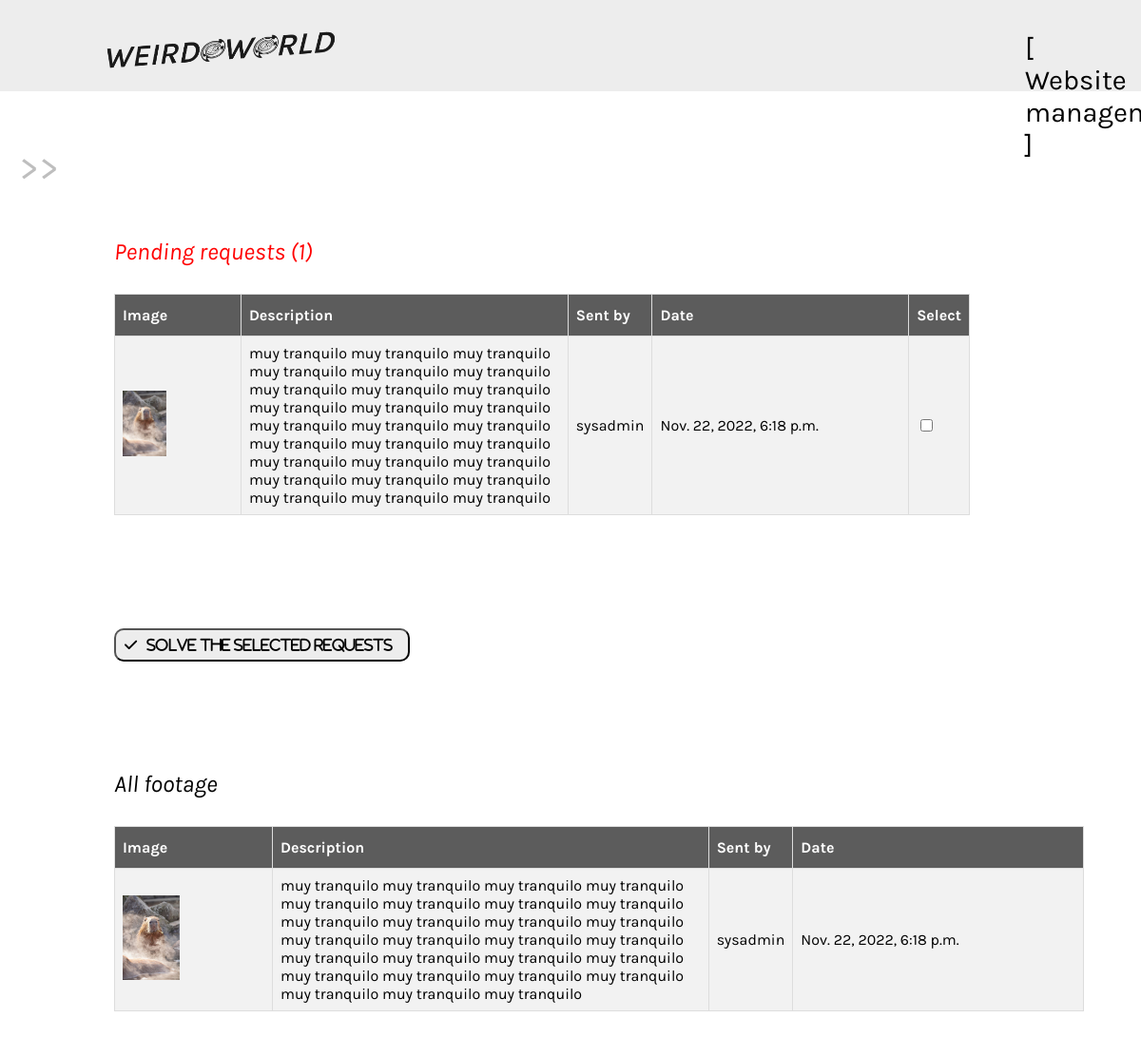
Screenshot of /footage_admin with the database file from the repository.
### core/models.py (models this page shows, shortened)
class Footage(models.Model):
    img = models.ImageField(upload_to='footages')
    description = models.TextField(max_length = 500)
    user = models.CharField(max_length = 100)
    sent_on = models.DateTimeField(default=datetime.now)
    pending_req = models.BooleanField(default=True, editable=True)

### core/views.py (the view, shortened to what this page needs)
# urls.py: path('footage_admin', views.footage_admin, name='footage_admin'),
def footage_admin(request):
    footage = Footage.objects.all()
    pending_footage = []
    for f in footage:
        if f.pending_req == True:
            pending_footage.append(f)
    return render(request, 'footage-admin.html', {'pending_footage': pending_footage, 'nr_pending': len(pending_footage), 'footage': footage})

### templates/footage-admin.html (shortened to what this page needs)
{% load static %}
<!DOCTYPE html>
<html lang="en">
<head>
    <link rel="stylesheet" href="{% static 'css/footage.css' %}">
    <link href="{% static 'fontawesomefree/css/all.min.css' %}" rel="stylesheet" type="text/css">
</head>
<body>
    <div class="navbar" >
        <div class="container">
            <div class="logo">
                <a class="logo-img" href="/" title="Go back home">
                    <img src="{% static 'images/logo.png' %}" alt="WeirdoWorld logo" style="max-width:250px; max-height:220px; padding-top: 20px">
                </a>
            </div>
            <p class="header-txt">[ Website management ]</p>
        </div>
    </div>
    <br><br><br>
    <span class="menu-arrow" style="cursor:pointer" onmouseover="openNav()">>></span>
    <div class="tables">
        <em class="pending-txt">Pending requests ({{ nr_pending }}) </em>
        <form method="POST" action="{% url 'footage_admin' %}">
            <table id="pending-table">
                <tr>
                <th>Image</th>
                <th>Description</th>
                <th>Sent by</th>
                <th style="width:30%">Date</th>
                <th>Select</th>
                </tr>
                {% for f in pending_footage %}
                    <tr>
                    <td><img src ="{{ f.img.url }}" style="height: 40%; width: 40%"></td>
                    <td>{{ f.description }}</td>
                    <td>{{ f.user }}</td>
                    <td style="width:30%">{{ f.sent_on }}</td>
                    <td><input type="checkbox" value="{{ f.img }}" name="select" />&nbsp;</td>
                    </tr>
                {% endfor %}
            </table>
            <br>
            <button class="select-footage" style="cursor: pointer"><i class="fa-solid fa-check" id="solve"><span class="txt">SOLVE THE SELECTED REQUESTS</span></i></button>
        </form>
        <br><br><br><br><br><br>
        <em class="all-txt">All footage </em>
        <table id="all-table">
            <tr>
              <th>Image</th>
              <th>Description</th>
              <th>Sent by</th>
              <th>Date</th>
            </tr>
            {% for f in footage %}
                <tr>
                <td><img src ="{{ f.img.url }}" style="height: 40%; width: 40%"></td>
                <td>{{ f.description }}</td>
                <td>{{ f.user }}</td>
                <td style="width:30%">{{ f.sent_on }}</td>
                </tr>
            {% endfor %}
        </table>
    </div>
    <br><br><br><br><br><br>
</body>
</html>

### static/css/footage.css (style rules this page uses)
html, body { max-width: 100%; max-height: 5500px; overflow-x: hidden; scroll-behavior: smooth; }
body { background: white; margin: 0; font-family: "Karla", sans-serif; }
.navbar { background: rgb(237, 237, 237); height: 80px; padding: 0.5em; }
.navbar .container .logo { padding-left: 100px; }
.navbar .container .header-txt { margin-left: 400px; margin-top: -40px; font-size: 20px; }
.menu-arrow { padding-top: 50px; margin-left: 50px; font-size: 30px; color: rgb(190, 190, 190); }
.tables { margin-top:50px; }
.tables .pending-txt { margin-left: 120px; font-size: 25px; color: red }
#pending-table { margin-top: 30px; margin-left: 120px; font-family: Karla, sans-serif; border-collapse: collapse; width: 68%; }
#pending-table td, #pending-table th { border: 1px solid #ddd; padding: 8px; }
#pending-table tr:nth-child(even) { background-color: #f2f2f2; }
#pending-table th { padding-top: 12px; padding-bottom: 12px; text-align: left; background-color: rgb(92, 92, 92); color: white; }
.tables .all-txt { margin-left: 120px; font-size: 25px; color: rgb(0, 0, 0) }
#all-table { margin-top: 30px; margin-left: 120px; font-family: Karla, sans-serif; border-collapse: collapse; width: 68%; }
#all-table td, #all-table th { border: 1px solid #ddd; padding: 8px; }
#all-table tr:nth-child(even) { background-color: #f2f2f2; }
#all-table th { padding-top: 12px; padding-bottom: 12px; text-align: left; background-color: rgb(92, 92, 92); color: white; }
.select-footage { margin-top: 100px; margin-left: 120px; background-color: rgb(237, 237, 237); border-radius: 10px; font-size: 15px; height: 35px; font-family: Karla, sans-serif; }
.select-footage #solve { margin-left: 3px; }
.select-footage .txt { padding: 10px 10px 10px 10px; }
@media only screen and (min-width: 768px) { .navbar { background: rgb(237, 237, 237); height: 80px; padding: 0.5em; } }
@media only screen and (min-width: 768px) { .navbar .container .logo { padding-left: 100px; } }
@media only screen and (min-width: 768px) { .navbar .container .header-txt { margin-left: 1070px; margin-top: -50px; font-size: 29px; } }
@media only screen and (min-width: 768px) { .menu-arrow { margin-left: 20px; font-size: 40px; color: rgb(190, 190, 190); } }
@media only screen and (min-width: 768px) { #pending-table { margin-top: 30px; margin-left: 120px; font-family: Karla, sans-serif; border-collapse: collapse; width: 75%; } }
@media only screen and (min-width: 768px) { #all-table { margin-top: 30px; margin-left: 120px; font-family: Karla, sans-serif; border-collapse: collapse; width: 85%; } }

### rows the page displays
Footage: img (picture), description "muy tranquilo muy tranquilo muy tranquilo muy tranquilo muy tranquilo muy tranquilo muy tranquilo muy tranquilo muy tranquilo muy tranquilo muy tranquilo muy tranquilo muy tranquilo muy tranquilo muy tranquilo muy tranquilo muy tranquilo muy tranquilo muy tranquilo muy tranquilo muy tranquilo muy tranquilo muy tranquilo muy tranquilo muy tranquilo muy tranquilo muy tranquilo", user "sysadmin", sent_on "Nov. 22, 2022, 6:18 p.m."

### other values shown
{{ nr_pending }} "1"
